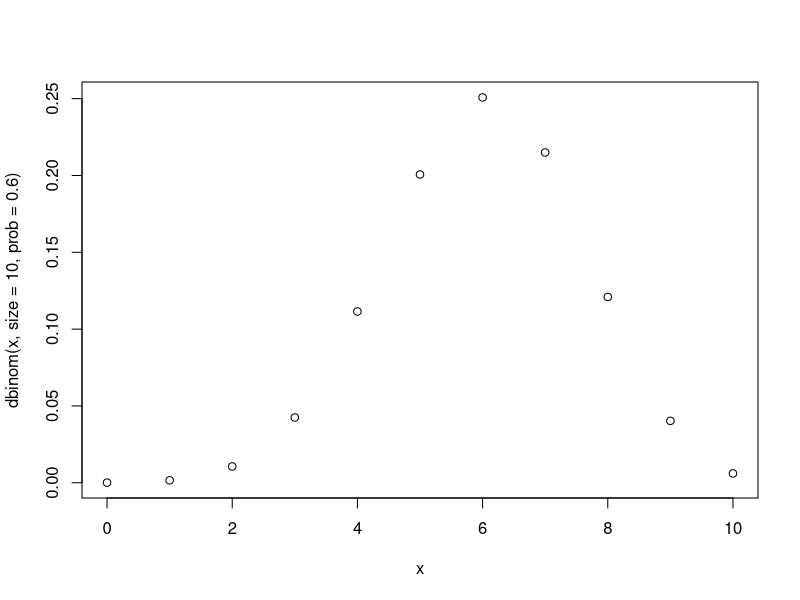
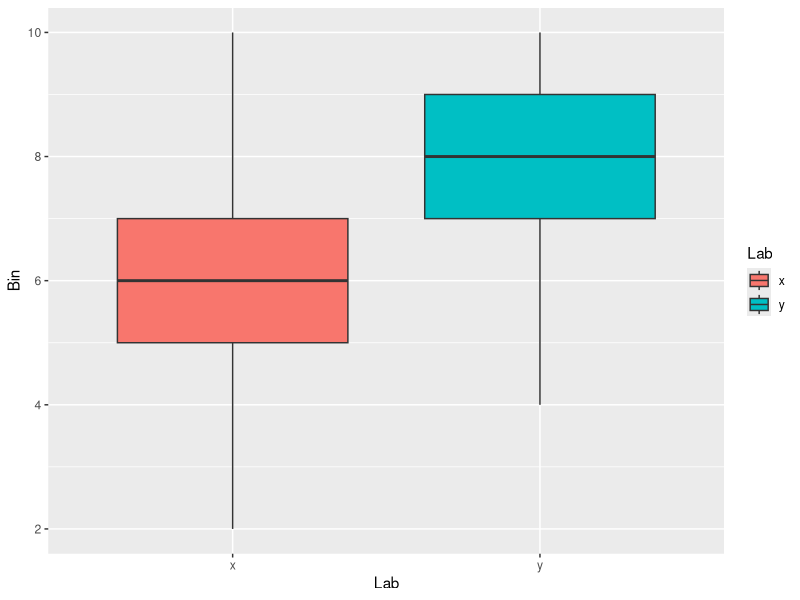
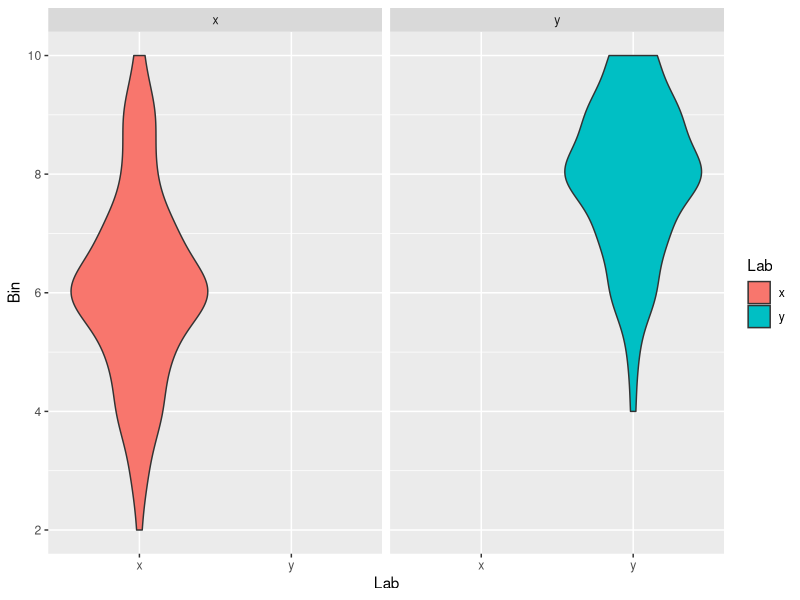

Write R code to recreate these figures, in order.
# Bayesian course
# Lab 2
# distributional theory


# Binomial
dev.new(noRStudioGD = TRUE)
x=0:10
plot(x,dbinom(x, size=10,prob=0.6))



x = rbinom(100, size = 10, prob=0.6)
y = rbinom(80, size = 10, prob=0.8)

df = data.frame(Bin =c(x,y), Lab=rep(c("x","y"),c(100,80)))
df


if(!require(ggplot2)) install.packages(ggplot2)

g = ggplot(df, aes(x = Lab, y = Bin, fill = Lab)) +
  geom_boxplot()
print(g)

e = ggplot(df, aes(x = Lab, y=Bin, fill = Lab)) + 
  geom_violin(aes(y = Bin)) +facet_wrap(~Lab)
print(e)
